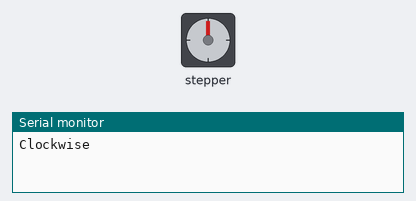
The sketch below on a simulated Arduino Uno, built with avr-gcc and run on an emulated ATmega328P. Parts: stepper motor, the last lines printed to the serial monitor. Stepper angles assume 2048 steps per turn.

Above: at 0.05 s.
At 0.95 s:
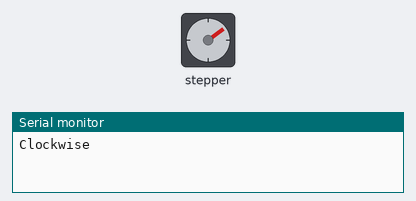
At 1.6 s:
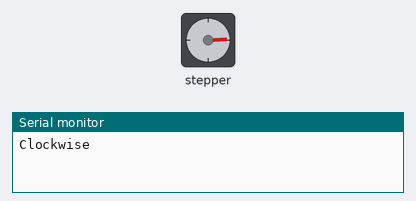
At 3.15 s:
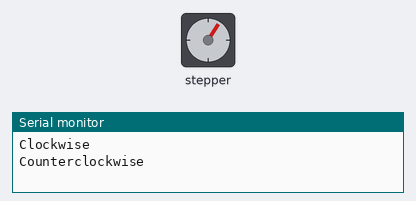
Timing chart, 0 to 9.1 s (numbered marks = the images above):
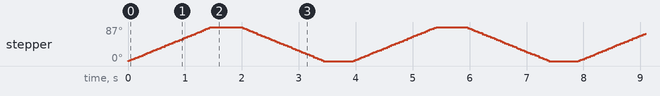

Measured:
- by itself, stepper: turns 87° clockwise in 1.5 s, then 87° counter-clockwise in 1.5 s, repeating every 4.0 s

The sketch:

Stepper_Control_1.ino
```cpp
#include <Stepper.h>
int stepsPerRevolution = 2048;
int motSpeed = 10;
Stepper myStepper(stepsPerRevolution,8,10,9,11);

void setup() {
  // put your setup code here, to run once:
  Serial.begin(9600);
  myStepper.setSpeed(motSpeed);

}

void loop() {
  // put your main code here, to run repeatedly:
Serial.println("Clockwise");
myStepper.step(500);
delay(500);
Serial.println("Counterclockwise");
myStepper.step(-500);
delay(500);
}
```
